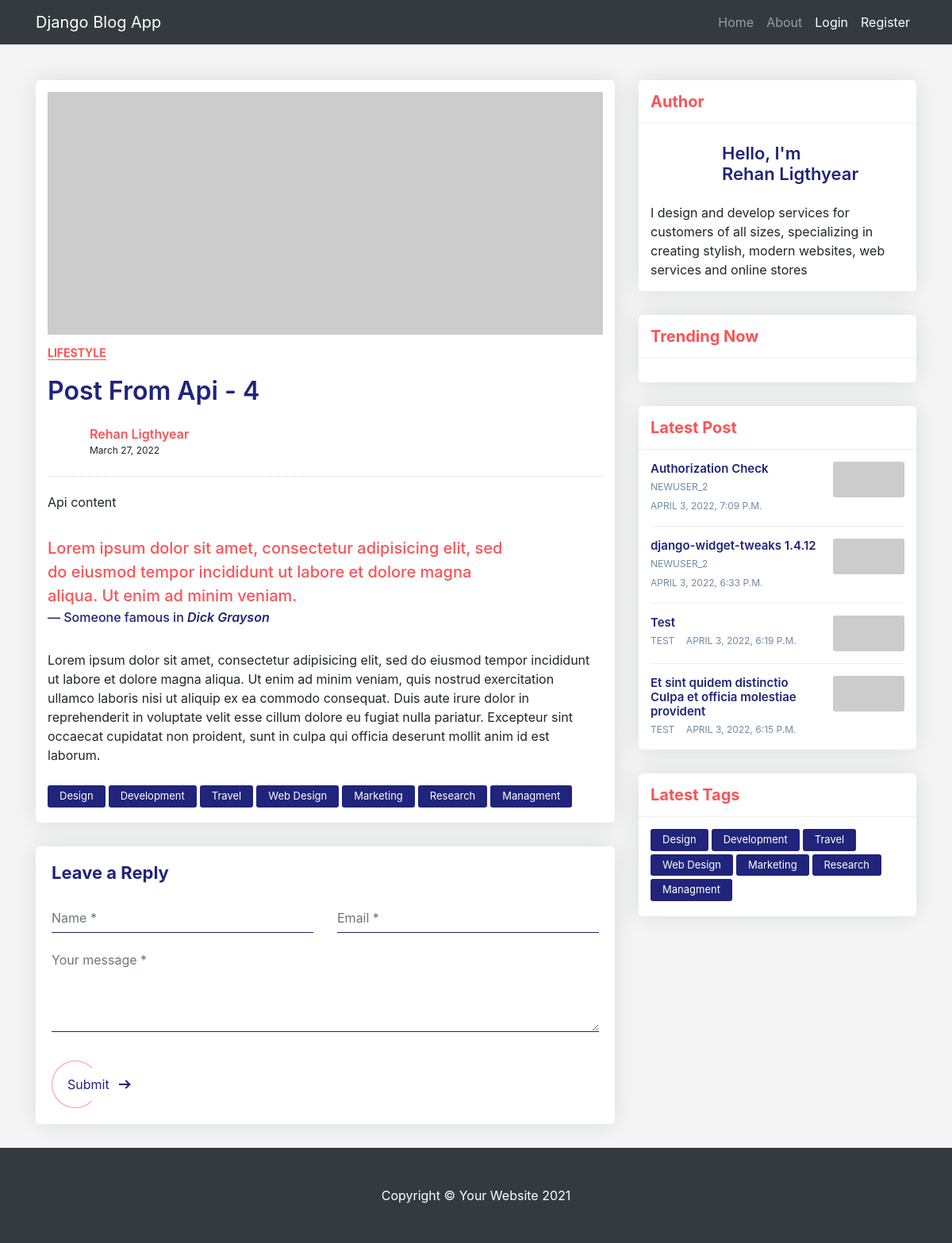
The app's page /post/4 with its own data.
### core/models.py (models this page shows, shortened)
class Post(models.Model):
    title = models.CharField(max_length = 100)
    content = models.TextField()
    created_at = models.DateTimeField(default=timezone.now)
    author = models.ForeignKey(User, on_delete=models.CASCADE)

### core/views.py (the view)
# urls.py: path('post/<int:pk>', views.PostDetailView.as_view(), name="blog-detail"),
class PostDetailView(DetailView):
    model = Post
    template_name = 'post_detail.html'
    def get_context_data(self, **kwargs):
        context = super(PostDetailView, self).get_context_data(**kwargs)
        context['posts'] = Post.objects.all()[::-1]
        return context

### core/templates/post_detail.html (shortened to what this page needs)
{% extends 'base.html' %}
{% block content %}
<div class="blog-single gray-bg">
    <div class="container">
        <div class="row align-items-start">
            <div class="col-lg-8 m-15px-tb">
                <article class="article">
                    <div class="article-img">
                        <img src="https://via.placeholder.com/800x350/87CEFA/000000" title="" alt="">
                    </div>
                    <div class="article-title">
                        <h6><a href="#">Lifestyle</a></h6>
                        <h2> {{ object.title }} - {{object.id}}</h2>
                        <div class="media">
                            <div class="avatar">
                            </div>
                            <div class="media-body">
                                <label> {{ object.author.first_name }} {{ object.author.last_name  }} </label>
                                <span>{{ object.created_at|date:"F d, Y" }}</span>
                            </div>
                        </div>
                    </div>
                    <div class="article-content">
                        <p> {{ object.content }} </p>
                        <blockquote>
                            <p>Lorem ipsum dolor sit amet, consectetur adipisicing elit, sed do eiusmod tempor incididunt ut labore et dolore magna aliqua. Ut enim ad minim veniam.</p>
                            <p class="blockquote-footer">Someone famous in <cite title="Source Title">Dick Grayson</cite></p>
                        </blockquote>
                        <p>Lorem ipsum dolor sit amet, consectetur adipisicing elit, sed do eiusmod tempor incididunt ut labore et dolore magna aliqua. Ut enim ad minim veniam, quis nostrud exercitation ullamco laboris nisi ut aliquip ex ea commodo consequat. Duis aute irure dolor in reprehenderit in voluptate velit esse cillum dolore eu fugiat nulla pariatur. Excepteur sint occaecat cupidatat non proident, sunt in culpa qui officia deserunt mollit anim id est laborum.</p>
                    </div>
                    <div class="nav tag-cloud">
                        <a href="#">Design</a>
                        <a href="#">Development</a>
                        <a href="#">Travel</a>
                        <a href="#">Web Design</a>
                        <a href="#">Marketing</a>
                        <a href="#">Research</a>
                        <a href="#">Managment</a>
                    </div>
                </article>
                <div class="contact-form article-comment">
                    <h4>Leave a Reply</h4>
                    <form id="contact-form" method="POST">
                        <div class="row">
                            <div class="col-md-6">
                                <div class="form-group">
                                    <input name="Name" id="name" placeholder="Name *" class="form-control" type="text">
                                </div>
                            </div>
                            <div class="col-md-6">
                                <div class="form-group">
                                    <input name="Email" id="email" placeholder="Email *" class="form-control" type="email">
                                </div>
                            </div>
                            <div class="col-md-12">
                                <div class="form-group">
                                    <textarea name="message" id="message" placeholder="Your message *" rows="4" class="form-control"></textarea>
                                </div>
                            </div>
                            <div class="col-md-12">
                                <div class="send">
                                    <button class="px-btn theme"><span>Submit</span> <i class="arrow"></i></button>
                                </div>
                            </div>
                        </div>
                    </form>
                </div>
            </div>
            <div class="col-lg-4 m-15px-tb blog-aside">
                <div class="widget widget-author">
                    <div class="widget-title">
                        <h3>Author</h3>
                    </div>
                    <div class="widget-body">
                        <div class="media align-items-center">
                            <div class="avatar">
                            </div>
                            <div class="media-body">
                                <h6>Hello, I'm<br> {{ object.author.first_name }} {{ object.author.last_name  }} </h6>
                            </div>
                        </div>
                        <p>I design and develop services for customers of all sizes, specializing in creating stylish, modern websites, web services and online stores</p>
                    </div>
                </div>
                <div class="widget widget-post">
                    <div class="widget-title">
                        <h3>Trending Now</h3>
                    </div>
                    <div class="widget-body">
                    </div>
                </div>
                <div class="widget widget-latest-post">
                    <div class="widget-title">
                        <h3>Latest Post</h3>
                    </div>
                    <div class="widget-body">
                        {% for post in posts|slice:":4" %}
                        {% if post.id != object.id %}
                        <div class="latest-post-aside media">
                            <div class="lpa-left media-body">
                                <div class="lpa-title">
                                    <h5><a href="{% url 'blog-detail' post.id %}">{{ post.title }}</a></h5>
                                </div>
                                <div class="lpa-meta">
                                    <a class="name" href="#">
                                        {{ post.author }}
                                    </a>
                                    <a class="date" href="#">
                                        {{ post.created_at }}
                                    </a>
                                </div>
                            </div>
                            <div class="lpa-right">
                                <a href="#">
                                    <img src="https://via.placeholder.com/400x200/FFB6C1/000000" title="" alt="">
                                </a>
                            </div>
                        </div>
                        {% endif %}
                        {% endfor %}
                    </div>
                </div>
                <div class="widget widget-tags">
                    <div class="widget-title">
                        <h3>Latest Tags</h3>
                    </div>
                    <div class="widget-body">
                        <div class="nav tag-cloud">
                            <a href="#">Design</a>
                            <a href="#">Development</a>
                            <a href="#">Travel</a>
                            <a href="#">Web Design</a>
                            <a href="#">Marketing</a>
                            <a href="#">Research</a>
                            <a href="#">Managment</a>
                        </div>
                    </div>
                </div>
            </div>
        </div>
    </div>
</div>
{% endblock content %}

### records on screen
Post: title "Post From Api", id "4", author.first_name "Rehan", author.last_name "Ligthyear", created_at "March 27, 2022", content "Api content"
Post: title "Authorization Check", author "NEWUSER_2", created_at "APRIL 3, 2022, 7:09 P.M."
Post: title "django-widget-tweaks 1.4.12", author "NEWUSER_2", created_at "APRIL 3, 2022, 6:33 P.M."
Post: title "Test", author "TEST", created_at "APRIL 3, 2022, 6:19 P.M."
Post: title "Et sint quidem distinctio Culpa et officia molestiae provident", author "TEST", created_at "APRIL 3, 2022, 6:15 P.M."
